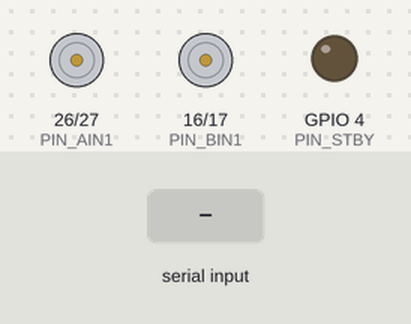
Recording of a sketch running on a simulated ESP32. Parts: motor-driver pin pairs drawn as motors (green arrow = first pin HIGH = forward, orange = second pin HIGH = backward, longer = more drive, scaled by the enable pin, stopped while the standby pin is LOW), output pins drawn as LEDs (lit = HIGH). Inputs (shaded band) come from the test bench. What the sketch prints to the serial monitor is not drawn.

Above: at 1.5 s.
1.6 s: "e" received over Serial
At 2.1 s:
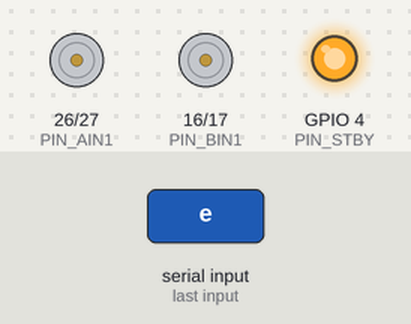
3.1 s: "w" received over Serial
At 4.3 s:
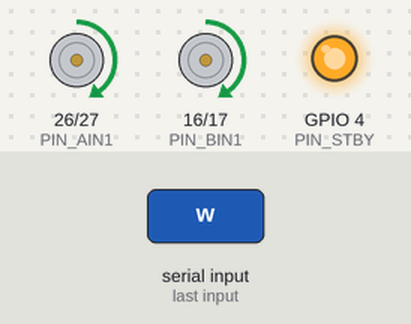
4.6 s: "x" received over Serial
At 5.6 s:
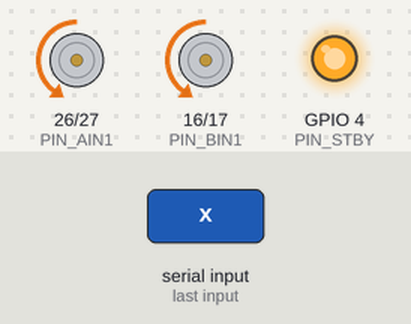
6.1 s: "a" received over Serial
At 6.8 s:
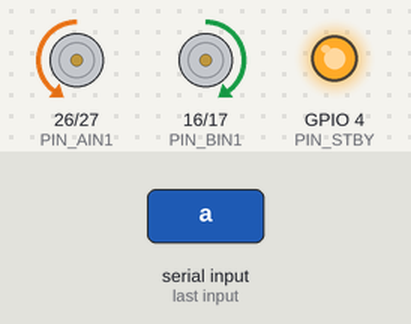
7.6 s: "d" received over Serial
At 7.9 s:
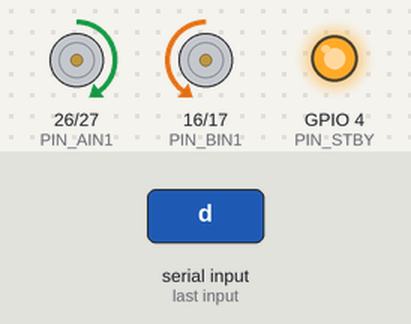
9.1 s: "q" received over Serial
At 10.2 s:
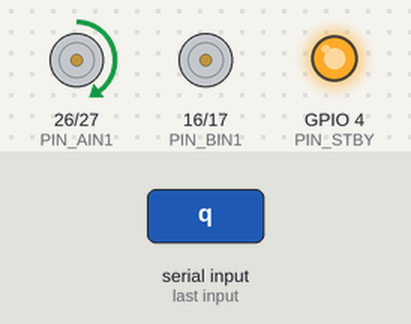
Timing chart, 0 to 15.6 s (numbered marks = the images above; inputs shaded):
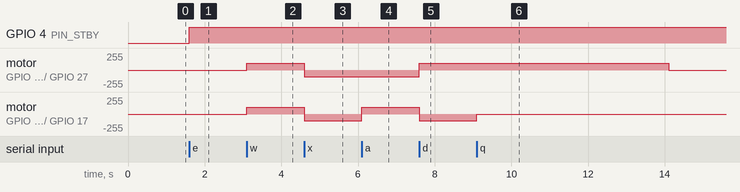

Measured:
- after the input at 1.6 s, GPIO 4 (PIN_STBY): LOW → HIGH at once
- after the input at 3.1 s, motor on GPIO 26 (PIN_AIN1) / GPIO 27 (PIN_AIN2), motor on GPIO 16 (PIN_BIN1) / GPIO 17 (PIN_BIN2): stopped → forward 100/255 at once
- after the input at 4.6 s, motor on GPIO 26 (PIN_AIN1) / GPIO 27 (PIN_AIN2), motor on GPIO 16 (PIN_BIN1) / GPIO 17 (PIN_BIN2): forward 100/255 → backward 100/255 at once
- after the input at 6.1 s, motor on GPIO 16 (PIN_BIN1) / GPIO 17 (PIN_BIN2): backward 100/255 → forward 100/255 at once
- after the input at 7.6 s, motor on GPIO 26 (PIN_AIN1) / GPIO 27 (PIN_AIN2): backward 100/255 → forward 100/255 at once; motor on GPIO 16 (PIN_BIN1) / GPIO 17 (PIN_BIN2): forward 100/255 → backward 100/255 at once
- after the input at 9.1 s, motor on GPIO 26 (PIN_AIN1) / GPIO 27 (PIN_AIN2): forward 100/255 → stopped after 5.0 s instead of 3.5 s; motor on GPIO 16 (PIN_BIN1) / GPIO 17 (PIN_BIN2): backward 100/255 → stopped after 0.00 s instead of 3.5 s

The sketch:

esp32_motor_test.ino
```cpp
// HazardBot DRIVE — 모터만 확인하는 최소 스케치 (2026-08-28)
//
// esp32_drive_tcp.ino 를 올리기 전, 새 ESP_Drive 보드가 TB6612 를 제대로
// 돌리는지만 먼저 확인한다. WiFi·OTA·라인센서·ToF 전부 없음 — USB 만으로 동작.
//
// 🔴 통전 전 필수 — GND 도통부터. 지난 보드는 GND 핀소켓 접점이 진동으로
//   빠져서 죽었다(esp-drive-board-failure). 무전원 상태 부저 모드로
//   ① ESP32 GND ↔ 스타포인트  ② TB6612 GND 3패드 전부  ③ 12V(−) 한 점에서만
//   만나는지 확인한 뒤에 USB 를 꽂을 것.
// 🔴 벤치 규칙 — 바퀴를 띄운 채로 먼저 돌릴 것. 책상에서 굴러떨어진다.
// 🔴 12V(모터 전원) 인가 중 USB 업로드 금지 — 배선_확정 공통 규칙.

// ── 핀 — esp32_drive_tcp.ino 와 동일(전력계통_실배선_2026-08-28.md 2부 §1.5) ──
#define PIN_PWMA   25
#define PIN_AIN1   26
#define PIN_AIN2   27
#define PIN_PWMB   14
#define PIN_BIN1   16      // 보드에 RX2 로 인쇄된 경우가 많다
#define PIN_BIN2   17      // 〃        TX2
#define PIN_STBY    4

const int PWM_FREQ = 20000;   // 가청 대역(~16kHz) 위 — 모터가 삐 소리 안 냄
const int PWM_BITS = 8;
const int PWM_MAX  = 255;

// 명령 후 이 시간 동안 입력이 없으면 자동 정지 — 자리를 비웠을 때 계속 도는 것 방지
const unsigned long CMD_TIMEOUT_MS = 5000;

int  speedDuty     = 100;   // 낮게 시작 — esp32_drive_tcp.ino 의 baseSpeed(120)보다 보수적
bool motorsEnabled = false;
bool moving        = false;
unsigned long lastCmdMs = 0;

void setMotor(int in1, int in2, int pwmPin, int dir, int duty) {
  if (dir > 0)      { digitalWrite(in1, HIGH); digitalWrite(in2, LOW);  }
  else if (dir < 0) { digitalWrite(in1, LOW);  digitalWrite(in2, HIGH); }
  else              { digitalWrite(in1, LOW);  digitalWrite(in2, LOW);  }
  ledcWrite(pwmPin, dir == 0 ? 0 : duty);
}

void drive(int leftDir, int rightDir) {
  setMotor(PIN_AIN1, PIN_AIN2, PIN_PWMA, leftDir,  speedDuty);
  setMotor(PIN_BIN1, PIN_BIN2, PIN_PWMB, rightDir, speedDuty);
  moving = (leftDir != 0 || rightDir != 0);
  lastCmdMs = millis();
}

void stopMotors() { drive(0, 0); moving = false; }

void setEnabled(bool on) {
  motorsEnabled = on;
  digitalWrite(PIN_STBY, on ? HIGH : LOW);
  if (!on) stopMotors();
}

void printHelp() {
  Serial.println(F(
    "\n── 모터 단독 확인 ─────────────────────\n"
    "  e : STBY 토글 (먼저 켤 것)\n"
    "  w : 전진   x : 후진   s : 정지\n"
    "  a : 좌회전  d : 우회전 (제자리 회전)\n"
    "  q : 좌측만  r : 우측만  ← 배선(방향) 뒤집힘 확인용\n"
    "  + / - : 듀티 ±20 (현재 값은 'i')\n"
    "  i : 상태 한 줄\n"
    "  ? : 이 목록\n"
    "───────────────────────────────────────\n"
    "'q' 눌렀을 때 왼쪽 바퀴만 전진해야 정상, 'r' 은 오른쪽만.\n"
    "반대로 돌면 그 채널의 AIN1/AIN2(또는 BIN1/BIN2) 배선이 뒤집힌 것."));
}

void printStatus() {
  Serial.printf("STBY=%s  듀티=%3d  %s\n",
                motorsEnabled ? "ON" : "OFF", speedDuty,
                moving ? "구동중" : "정지");
}

void setup() {
  Serial.begin(115200);
  delay(300);

  // 🔴 STBY 를 가장 먼저 LOW 로 — 나머지 핀이 정해지기 전에 모터가 돌면 안 된다
  pinMode(PIN_STBY, OUTPUT);
  digitalWrite(PIN_STBY, LOW);
  pinMode(PIN_AIN1, OUTPUT); pinMode(PIN_AIN2, OUTPUT);
  pinMode(PIN_BIN1, OUTPUT); pinMode(PIN_BIN2, OUTPUT);

  ledcAttach(PIN_PWMA, PWM_FREQ, PWM_BITS);
  ledcAttach(PIN_PWMB, PWM_FREQ, PWM_BITS);
  stopMotors();

  printHelp();
  Serial.println(F("\n🔴 GND 도통 확인 안 했으면 지금 뽑을 것. 했으면 'e' 로 STBY 켜고 시작."));
}

void loop() {
  if (Serial.available()) {
    switch (Serial.read()) {
      case 'e': setEnabled(!motorsEnabled);
                Serial.printf("STBY %s\n", motorsEnabled ? "ON" : "OFF"); break;
      case 'w': drive(+1, +1); Serial.println("전진"); break;
      case 'x': drive(-1, -1); Serial.println("후진"); break;
      case 'a': drive(-1, +1); Serial.println("좌회전"); break;
      case 'd': drive(+1, -1); Serial.println("우회전"); break;
      case 'q': drive(+1,  0); Serial.println("좌측만 — 왼쪽 바퀴가 전진해야 정상"); break;
      case 'r': drive( 0, +1); Serial.println("우측만 — 오른쪽 바퀴가 전진해야 정상"); break;
      case 's': stopMotors();  Serial.println("정지"); break;
      case '+': speedDuty = min(PWM_MAX, speedDuty + 20); Serial.printf("듀티 %d\n", speedDuty); break;
      case '-': speedDuty = max(0, speedDuty - 20);        Serial.printf("듀티 %d\n", speedDuty); break;
      case 'i': printStatus(); break;
      case '?': printHelp(); break;
      default: break;
    }
  }

  if (moving && millis() - lastCmdMs > CMD_TIMEOUT_MS) {
    stopMotors();
    Serial.println("⚠ 명령 없음 5초 — 자동 정지");
  }
}
```
